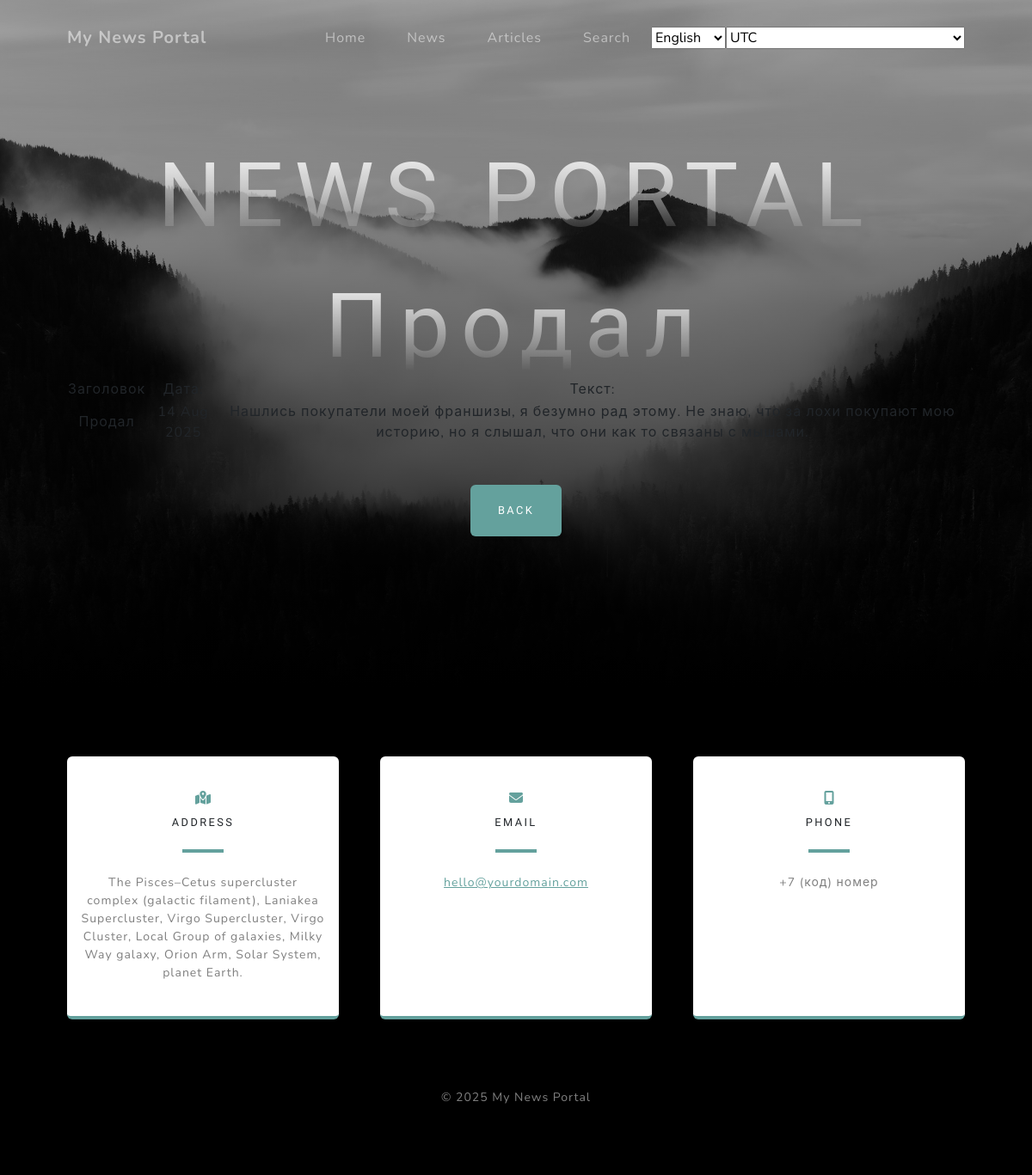
/news/4, run on an earlier commit of the app's database.
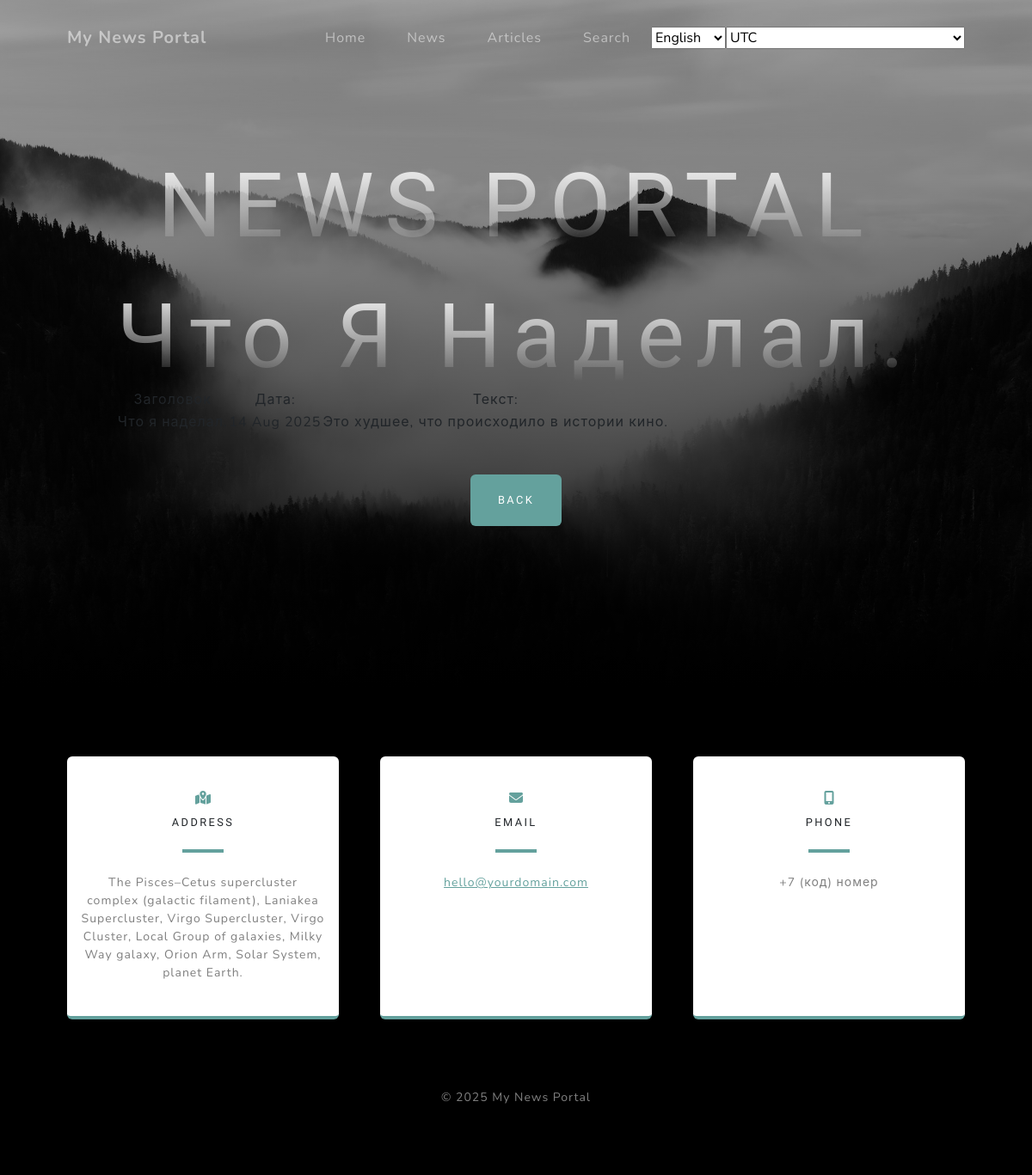
And on a later commit of the database.
### My_News_Portal/models.py (models this page shows, shortened)
class Post(models.Model):
    author = models.ForeignKey(Author, on_delete=models.CASCADE)
    NEWS = 'NW'
    ARTICLE = 'AR'
    CATEGORY = (
        (NEWS, 'Новость'),
        (ARTICLE, 'Статья'),
    )
    categoryType = models.CharField(max_length=2, choices=CATEGORY, default=NEWS)
    dateCreation = models.DateTimeField(auto_now_add=True)
    postCategory = models.ManyToManyField(Category, through='PostCategory')
    title = models.CharField(max_length=255)
    text = models.TextField()
    rating = models.IntegerField(default=0)
    def __str__(self):
        return self.title.title()

### My_News_Portal/views.py (the view)
# urls.py: path('news/<int:pk>', PostDetail.as_view(), name='news_detail'),
class PostDetail(DetailView):
    queryset = Post.objects.filter(
        categoryType='NW'
    )
    template_name = "idnews.html"
    context_object_name = "idnews"
    def get_object(self, *args, **kwargs):
        pk = self.kwargs["pk"]
        cache_key = f'post-{pk}'
        obj = cache.get(cache_key)
        if not obj:
            obj = super().get_object(queryset=self.queryset)
            cache.set(cache_key, obj)
        return obj

### My_News_Portal/context_processors.py (called while the page is built)
def timezone_context(request):
    return {
        'timezones': pytz.common_timezones,
        'TIME_ZONE': timezone.get_current_timezone_name(),
    }

### templates/idnews.html (shortened to what this page needs)
{% extends 'flatpages/default.html' %}
{% block content %}
    <h1>{{ idnews }}</h1>
        <table>
            <tr>
                <td>Заголовок</td>
                <td>Дата:</td>
                <td>Текст:</td>
            </tr>
            <tr>
                <td>{{ idnews.title }}</td>
                <td>{{ idnews.dateCreation|date:'d M Y' }}</td>
                <td>{{idnews.text}}</td>
            </tr>
        </table>
{% endblock content %}

What changed in the data, as far as the page shows it:
changed Post: title "Продал" → "Что Я Наделал."; title "Продал" → "Что я наделал."; text "Нашлись покупатели моей франшизы, я безумно рад этому. Не знаю, что за лохи покупают мою историю, но я слышал, что они как то связаны с мышами." → "Это худшее, что происходило в истории кино."
